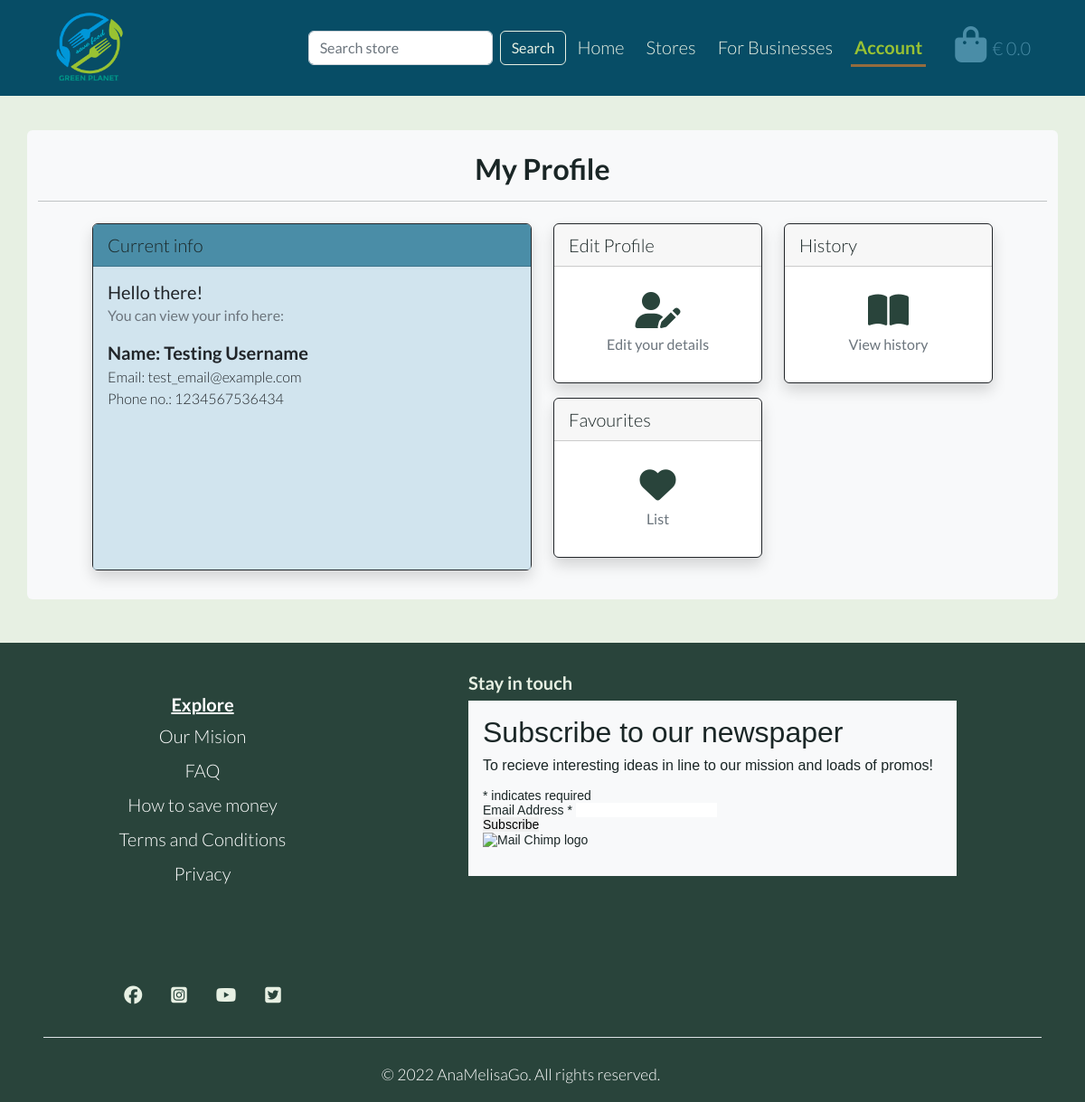
Screenshot of /profile/ (signed in) with the database file from the repository.
### userprofiles/models.py (models this page shows, shortened)
class UserProfile(models.Model):
    user = models.OneToOneField(User, on_delete=models.CASCADE)
    default_phone_number = models.CharField(
        max_length=20, null=True, blank=True
    )

### userprofiles/views.py (the view)
# urls.py: path('', views.user_profile, name='user_profile'),
@login_required
def user_profile(request):
    profile = get_object_or_404(UserProfile, user=request.user)
    template = 'profiles/profile.html'
    context = {
        'profile': profile,
        'account': 'active',
    }
    return render(request, template, context)

### bag/contexts.py (called while the page is built, shortened)
def bag_contents(request):
    b_type = BusinessType.objects.all()
    bag_items = []
    grand_total = 0
    bag = request.session.get('bag', {})
    context = {
        'bag_items': bag_items,
        'grand_total': grand_total,
        'b_type': b_type,
    }
    return context

### userprofiles/templates/profiles/profile.html (shortened to what this page needs)
{% extends "base.html" %}
{% load static %}
{% block extra_css %}
<link rel="stylesheet" href="{% static 'profiles/css/profile.css' %}">
{% endblock %}
{% block content %}
<div class="container py-3 mt-md-5 mt-4 mb-5 bg-light rounded py-2">
    <div class="row">
        <div class="col text-center py-2">
            <h2 class="fw-bold">My Profile</h2>
            <hr class="my-3">
        </div>
    </div>
    <div class="row mx-lg-5 mx-md-4 mx-sm-3">
        <div class="col-md-6 col-12">
            <div class="card profile-card border-dark mb-3 shadow">
                <div class="card-header bg-sky-blue">Current info</div>
                <div class="card-body bg-trans-white text-dark">
                    <h5 class="card-title">Hello there!</h5>
                    <h6 class="card-subtitle mb-2 text-muted">You can view your info here:</h6>
                    <div class="mt-3">
                        <p class="card-text fw-bold my-0">Name:
                            {% if profile.user.first_name or profile.user.last_name %}
                            {{ profile.user.get_full_name }}
                            {% else %}
                            {{ profile.user.username }}
                            {% endif %}
                        </p>
                        <p class="card-text my-0 text-break fs-6">Email: {{ profile.user.email }}</p>
                        <p class="card-text my-0 fs-6">Phone no.: {{ profile.default_phone_number }}</p>
                    </div>
                </div>
            </div>
        </div>
        <div class="col-md-6 col-12">
            <div class="row">
                <div class="col-md-6 col-12">
                    <div class="card border-dark mb-3 shadow">
                        <div class="card-header">Edit Profile</div>
                        <a href="{% url 'edit_profile' %}">
                            <div class="card-body profile-card-body text-dark text-center pt-4">
                                <h5 class="card-title fs-1 text-dark-tree"><i class="fas fa-user-edit"></i></h5>
                                <h6 class="card-subtitle mb-2 text-muted">Edit your details</h6>
                            </div>
                        </a>
                    </div>
                </div>
                <div class="col-md-6 col-12">
                    <div class="card border-dark mb-3 shadow">
                        <div class="card-header">History</div>
                        <a href="{% url 'view_history' %}">
                            <div class="card-body profile-card-body text-dark text-center pt-4">
                                <h5 class="card-title fs-1 text-dark-tree"><i class="fas fa-book-open"></i></h5>
                                <h6 class="card-subtitle mb-2 text-muted">View history</h6>
                            </div>
                        </a>
                    </div>
                </div>
            </div>
            <div class="row">
                <div class="col-md-6 col-12">
                    <div class="card border-dark mb-3 shadow">
                        <div class="card-header">Favourites</div>
                        <a href="{% url 'favourites_list' %}">
                            <div class="card-body profile-card-body text-dark text-center pt-4">
                                <h5 class="card-title fs-1 text-dark-tree"><i class="fas fa-heart"></i></i></h5>
                                <h6 class="card-subtitle mb-2 text-muted">List</h6>
                            </div>
                        </a>
                    </div>
                </div>
            </div>
        </div>
    </div>
</div>
{% endblock %}

### static/css/base.css (style rules this page uses)
:root { --planet-trans-cloud: rgba(194, 219, 232, 0.75); --planet-trans-black: rgba(26, 38, 38, 0.3); --planet-black-night: #1a2626; --planet-dark-tree: #29443b; --planet-dark-ocean: #074d66; --planet-sky-blue: #4a8da7; --planet-white-leaf: #e7f0e3; --planet-brown-leaf: #946C3E; --planet-yellow-leaf: #99C233; }
* { padding: 0; margin: 0; border: none; }
html { height: 100%; }
body { background-color: var(--planet-white-leaf); font-weight: 300; color: var(--planet-black-night); font-size: 20px; font-family: 'Lato', sans-serif; }
a { color: var(--planet-black-night); text-decoration: none; }
.bg-trans-white { background-color: var(--planet-trans-cloud); }
.bg-sky-blue { background-color: var(--planet-sky-blue); }
.text-dark-tree { color: var(--planet-dark-tree); }

### userprofiles/static/profiles/css/profile.css (style rules this page uses)
.profile-card { height: 24rem; }
.profile-card-body { height: 8rem; }

### rows the page displays
UserProfile: user.get_full_name "Testing Username", user.email "test_email@example.com", default_phone_number "1234567536434"
